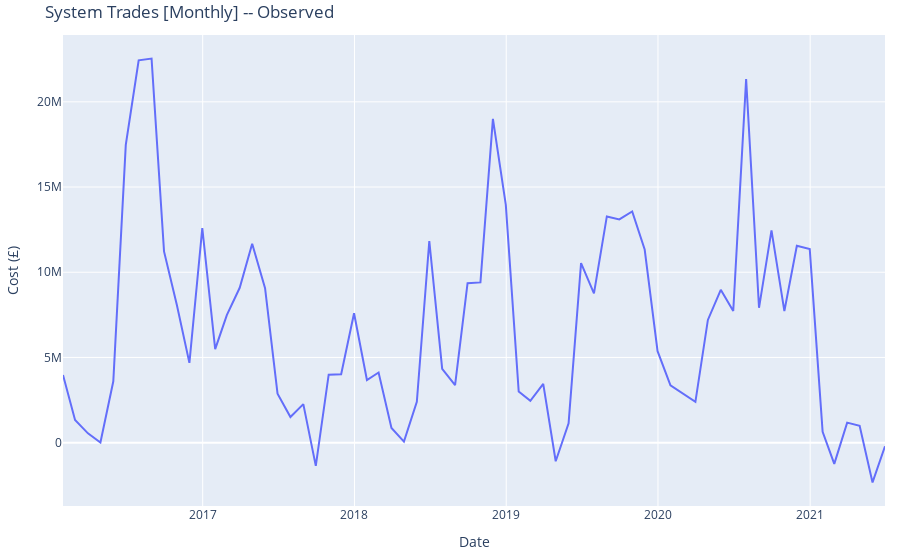
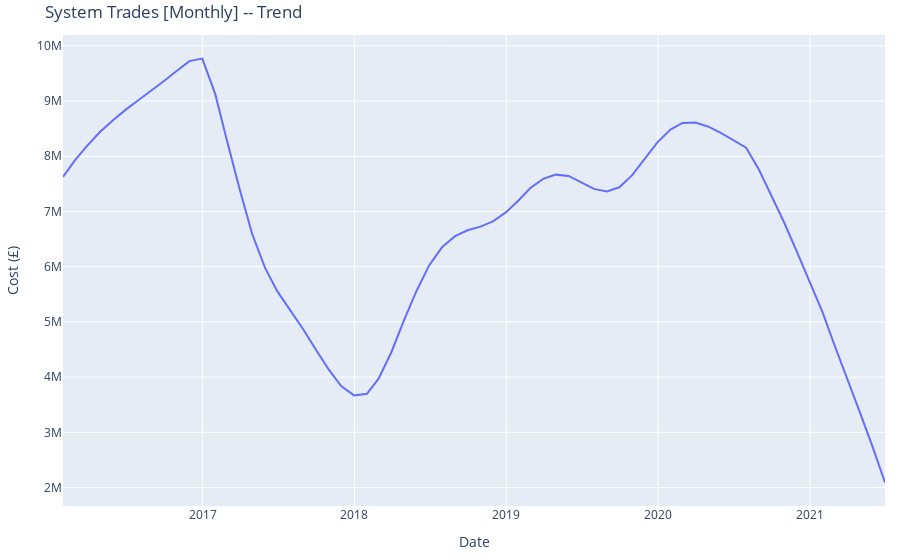
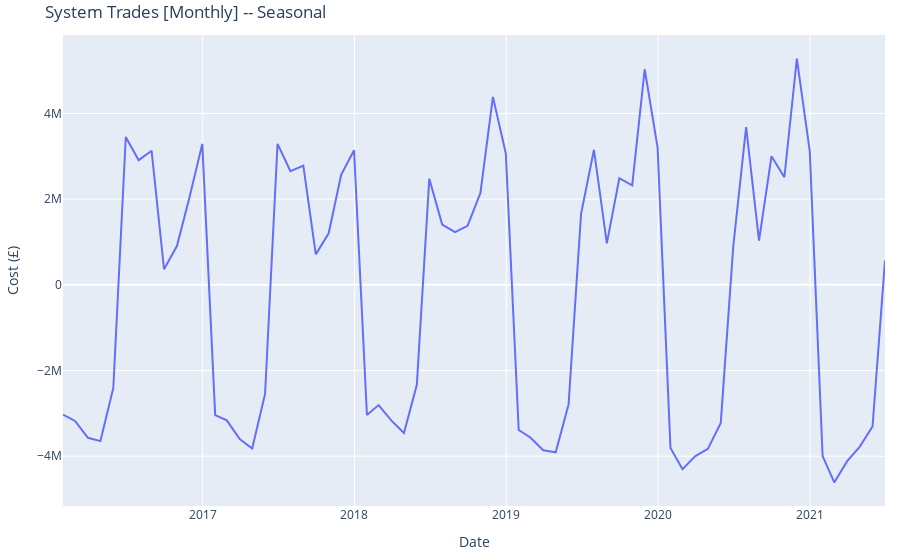
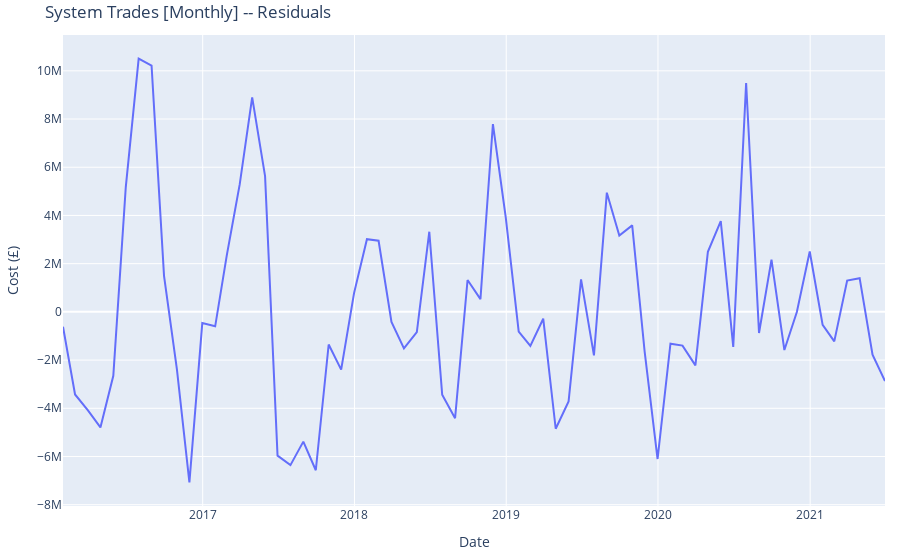

Write notebook code for charts like these, in order.
### Code cell
#? No need to re-execute the 'layout' cdoe from the top.

fig = go.Figure(data=go.Scatter(x=stlplot_sysM.observed["End Time_D&T"], y=stlplot_sysM.observed["Cost"]), layout=layout)
fig.update_layout(title="System Trades [Monthly] -- Observed")
fig.show()
for i,t in zip([stlplot_sysM.trend, stlplot_sysM.seasonal, stlplot_sysM.resid],["Trend","Seasonal","Residuals"]):
    fig = go.Figure(data=go.Scatter(x=i.index, y=i.values), layout=layout)
    fig.update_layout(title=f"System Trades [Monthly] -- {t}")
    fig.show()
